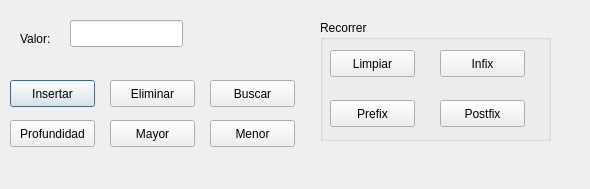
<?xml version="1.0" encoding="UTF-8"?>
<ui version="4.0">
 <class>T10Arbol</class>
 <widget class="QDialog" name="T10Arbol">
  <property name="geometry">
   <rect>
    <x>0</x>
    <y>0</y>
    <width>590</width>
    <height>189</height>
   </rect>
  </property>
  <property name="windowTitle">
   <string>Árboles</string>
  </property>
  <widget class="QLabel" name="label">
   <property name="geometry">
    <rect>
     <x>20</x>
     <y>30</y>
     <width>59</width>
     <height>17</height>
    </rect>
   </property>
   <property name="text">
    <string>Valor:</string>
   </property>
  </widget>
  <widget class="QLineEdit" name="lValor">
   <property name="geometry">
    <rect>
     <x>70</x>
     <y>20</y>
     <width>113</width>
     <height>27</height>
    </rect>
   </property>
  </widget>
  <widget class="QPushButton" name="bInsertar">
   <property name="geometry">
    <rect>
     <x>10</x>
     <y>80</y>
     <width>85</width>
     <height>27</height>
    </rect>
   </property>
   <property name="text">
    <string>Insertar</string>
   </property>
  </widget>
  <widget class="QPushButton" name="bEliminar">
   <property name="geometry">
    <rect>
     <x>110</x>
     <y>80</y>
     <width>85</width>
     <height>27</height>
    </rect>
   </property>
   <property name="text">
    <string>Eliminar</string>
   </property>
  </widget>
  <widget class="QPushButton" name="bBuscar">
   <property name="geometry">
    <rect>
     <x>210</x>
     <y>80</y>
     <width>85</width>
     <height>27</height>
    </rect>
   </property>
   <property name="text">
    <string>Buscar</string>
   </property>
  </widget>
  <widget class="QPushButton" name="bProfundidad">
   <property name="geometry">
    <rect>
     <x>10</x>
     <y>120</y>
     <width>85</width>
     <height>27</height>
    </rect>
   </property>
   <property name="text">
    <string>Profundidad</string>
   </property>
  </widget>
  <widget class="QPushButton" name="bMayor">
   <property name="geometry">
    <rect>
     <x>110</x>
     <y>120</y>
     <width>85</width>
     <height>27</height>
    </rect>
   </property>
   <property name="text">
    <string>Mayor</string>
   </property>
  </widget>
  <widget class="QPushButton" name="bMenor">
   <property name="geometry">
    <rect>
     <x>210</x>
     <y>120</y>
     <width>85</width>
     <height>27</height>
    </rect>
   </property>
   <property name="text">
    <string>Menor</string>
   </property>
  </widget>
  <widget class="QGroupBox" name="groupBox">
   <property name="geometry">
    <rect>
     <x>320</x>
     <y>20</y>
     <width>231</width>
     <height>121</height>
    </rect>
   </property>
   <property name="title">
    <string>Recorrer</string>
   </property>
   <property name="flat">
    <bool>false</bool>
   </property>
   <widget class="QPushButton" name="bLimpiar">
    <property name="geometry">
     <rect>
      <x>10</x>
      <y>30</y>
      <width>85</width>
      <height>27</height>
     </rect>
    </property>
    <property name="text">
     <string>Limpiar</string>
    </property>
   </widget>
   <widget class="QPushButton" name="bPrefix">
    <property name="geometry">
     <rect>
      <x>10</x>
      <y>80</y>
      <width>85</width>
      <height>27</height>
     </rect>
    </property>
    <property name="text">
     <string>Prefix</string>
    </property>
   </widget>
   <widget class="QPushButton" name="bInfix">
    <property name="geometry">
     <rect>
      <x>120</x>
      <y>30</y>
      <width>85</width>
      <height>27</height>
     </rect>
    </property>
    <property name="text">
     <string>Infix</string>
    </property>
   </widget>
   <widget class="QPushButton" name="bPostfix">
    <property name="geometry">
     <rect>
      <x>120</x>
      <y>80</y>
      <width>85</width>
      <height>27</height>
     </rect>
    </property>
    <property name="text">
     <string>Postfix</string>
    </property>
   </widget>
  </widget>
 </widget>
 <resources/>
 <connections/>
</ui>
